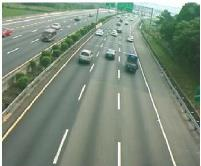
#> input picture road.png, 201 x 166 px
$ jupyter execute Selecting_Area_of_interest.ipynb
#> lines starting #> are read from the running program, lines starting #| are printed output that depends on the picture; after the words box and inside, x2 and y2 are one past the last pixel; in counts of white or black regions, pixels touching at a corner belong together
## Selecting area of interest

#### Applying canny edge detection before selecting area of interest

[cell 1]
import cv2
import numpy as np
from matplotlib import pyplot as plt

[cell 2]
# readd the image
img = cv2.imread('road.png',0)
#> img: shape (166, 201); min 39, max 255, mean 134

[cell 3]
# canny edge detection

edges = cv2.Canny(img,250,250)
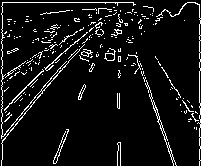
#> edges: shape (166, 201); 7.3% white in thin lines or dots

plt.subplot(121),plt.imshow(img,cmap = 'gray')
plt.title('Original Image'), plt.xticks([]), plt.yticks([]);
plt.subplot(122),plt.imshow(edges,cmap = 'gray')
plt.title('Edge Image'), plt.xticks([]), plt.yticks([]);
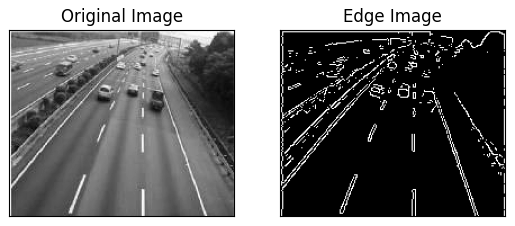
#> figure drawn by matplotlib, 2 panels

#### Applying canny edge detection after selecting area of interest

[cell 4]
# print the coordinates
img = cv2.cvtColor(img,cv2.COLOR_BGR2RGB)
#> img: shape (166, 201, 3)
plt.imshow(img);
print(img.shape)
#| (166, 201, 3)

[cell 5]
# select the area of interest and mask it

import numpy as np

height = img.shape[0]
#> height = 166
width = img.shape[1]
#> width = 201

# region of interest
region_of_interest_vertices = [

    (0,height),
    (0,140),
    (55,66),
    (150,66),
    (width,height)
]


def region_of_interest(img, vertices):
    mask = np.zeros_like(img)
    channel_count = img.shape[2]
    match_mask_color = (255,)* channel_count
    cv2.fillPoly(mask, vertices,match_mask_color)
    masked_image =cv2.bitwise_and(img,mask)
    return masked_image

cropped_image = region_of_interest(img,np.array([region_of_interest_vertices], np.int32,))
#> in region_of_interest, `cv2.fillPoly(mask, vertices,match_mask_color)`:
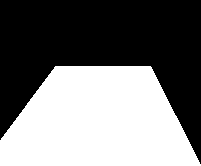
#> mask: shape (166, 201, 3); 46.6% white; 1 white region, box (x1, y1, x2, y2) and area: (0, 66, 201, 166) 15563
plt.imshow(cropped_image);

[cell 6]
# apply canny edge detection

edges = cv2.Canny(cropped_image,250,250)
#> edges: shape (166, 201); 2.7% white in thin lines or dots, all inside (x1, y1, x2, y2) = (0, 65, 201, 166)

plt.subplot(121),plt.imshow(img,cmap = 'gray')
plt.title('Original Image'), plt.xticks([]), plt.yticks([]);
plt.subplot(122),plt.imshow(edges,cmap = 'gray')
plt.title('Edge Image'), plt.xticks([]), plt.yticks([]);

 > But in above image region of interest is also detected , meaning the border is also detected this is because we are passing gray scale image for masking then canny edge detection is applied
 <b> This can be tackled as follows: </b>

## step1 : first apply canny edge detection

[cell 7]
edges = cv2.Canny(img,250,250)

plt.subplot(121),plt.imshow(img,cmap = 'gray')
plt.title('Original Image'), plt.xticks([]), plt.yticks([]);
plt.subplot(122),plt.imshow(edges,cmap = 'gray')
plt.title('Edge Image'), plt.xticks([]), plt.yticks([]);

## step 2 : select the area of interest as follows:

[cell 8]
height = img.shape[0]
width = img.shape[1]

# region of interest
region_of_interest_vertices = [

    (0,height),
    (0,140),
    (55,66),
    (150,66),
    (width,height)
]


def region_of_interest(img, vertices):
    mask = np.zeros_like(img)

    match_mask_color = 255
    cv2.fillPoly(mask, vertices,match_mask_color)
    masked_image =cv2.bitwise_and(img,mask)
    return masked_image

cropped_image = region_of_interest(edges,np.array([region_of_interest_vertices], np.int32,)) # canny image is passesd
#> in region_of_interest, `masked_image =cv2.bitwise_and(img,mask)`: masked_image: shape (166, 201); 1.9% white in thin lines or dots, all inside (x1, y1, x2, y2) = (1, 66, 200, 166)
plt.imshow(cropped_image);

### Applying Hough transforms

[cell 9]
import matplotlib.pyplot as plt
import numpy as np
import cv2
import math
# reading in an image
image = cv2.imread('Road_1.jpg')
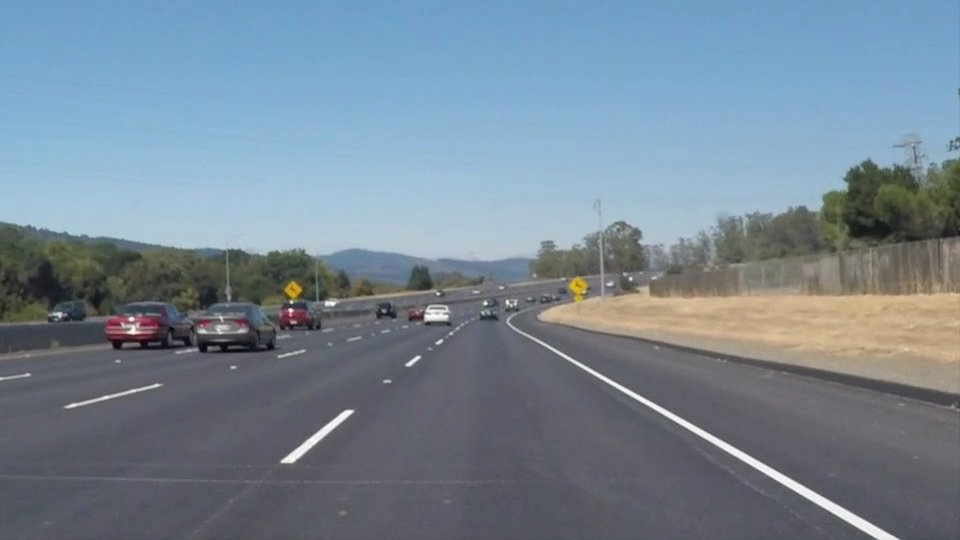
#> input picture Road_1.jpg, 960 x 540 px
#> image is the input picture: shape (540, 960, 3); mean B, G, R 148.1, 134.5, 118.5
image = cv2.cvtColor(image, cv2.COLOR_BGR2RGB)

# printing out some stats and plotting the image
print('This image is:', type(image), 'with dimensions:', image.shape)
#| This image is: <class 'numpy.ndarray'> with dimensions: (540, 960, 3)
plt.imshow(image)
plt.show()

[cell 10]
# store the height and width from image
height = image.shape[0]
#> height = 540
width = image.shape[1]
#> width = 960
def region_of_interest(img, vertices):
    mask = np.zeros_like(img)
    match_mask_color = 255 # <-- This line altered for grayscale.

    cv2.fillPoly(mask, vertices, match_mask_color)
    masked_image = cv2.bitwise_and(img, mask)
    return masked_image
region_of_interest_vertices = [
    (0, height),
    (width / 2, 300),
    (width, height),
]
#> region_of_interest_vertices = [(0, 540), (480, 300), (960, 540)]

gray_image = cv2.cvtColor(image, cv2.COLOR_RGB2GRAY)
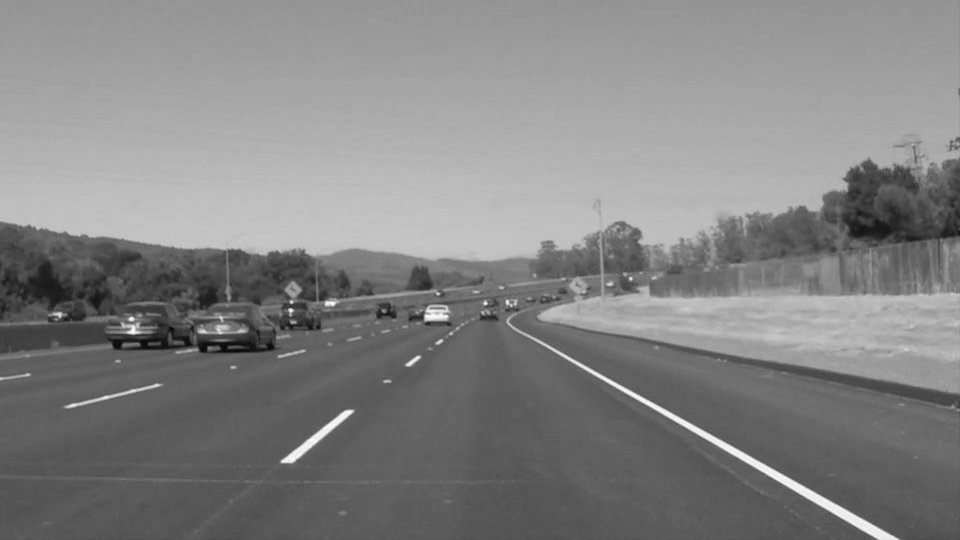
#> gray_image: shape (540, 960); min 5, max 255, mean 131.2
cannyed_image = cv2.Canny(gray_image, 100, 200)
#> cannyed_image: shape (540, 960); 1.7% white in thin lines or dots, all inside (x1, y1, x2, y2) = (0, 88, 960, 540)
# Moved the cropping operation to the end of the pipeline.
cropped_image = region_of_interest(
    cannyed_image,
    np.array([region_of_interest_vertices], np.int32)
)
#> in region_of_interest, `cv2.fillPoly(mask, vertices, match_mask_color)`: mask: shape (540, 960); 22.2% white; 1 white region, box (x1, y1, x2, y2) and area: (2, 300, 959, 540) 115199
#> in region_of_interest, `masked_image = cv2.bitwise_and(img, mask)`:
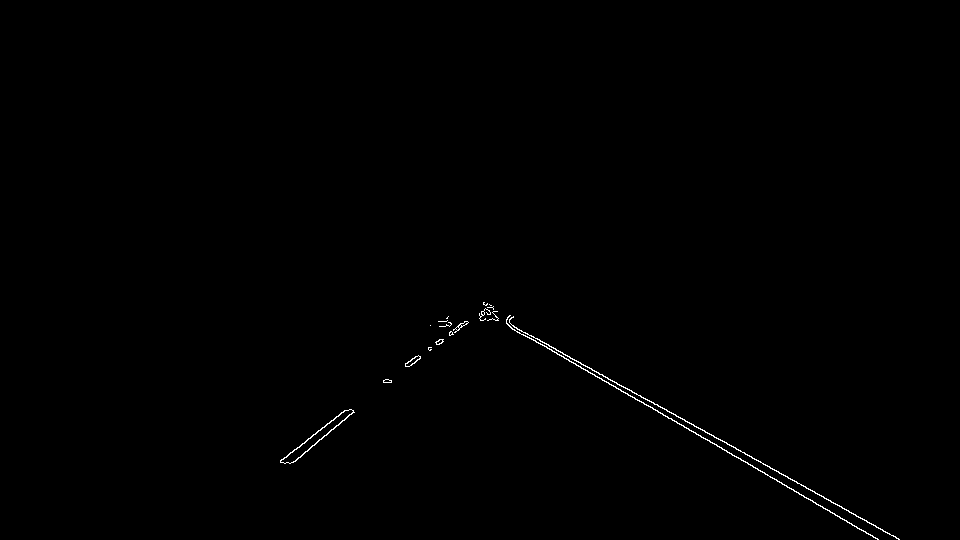
#> masked_image: shape (540, 960); 0.34% white in thin lines or dots, all inside (x1, y1, x2, y2) = (280, 302, 900, 540)
plt.figure()
plt.imshow(cropped_image)
plt.show()

### After applying canny edge detection and cropped the image , apply hough line transform

[cell 11]
# define hough transforms and print detected lines

lines = cv2.HoughLinesP(
    cropped_image,
    rho=6,
    theta=np.pi / 60,
    threshold=120,
    lines=np.array([]),
    minLineLength=40,
    maxLineGap=25
)
#> lines = 13 rows, first 6: [483, 311, 878, 539], [653, 402, 727, 444], [803, 485, 898, 539], [629, 389, 696, 427], [385, 382, 491, 305], [486, 312, 829, 510]
print(lines)
#| [[[483 311 878 539]]
#|  [[653 402 727 444]]
#|  [[803 485 898 539]]
#|  [[629 389 696 427]]
#|  [[385 382 491 305]]
#|  [[486 312 829 510]]
#|  [[390 382 487 304]]
#|  [[383 380 464 321]]
#|  [[720 439 815 493]]
#|  [[307 451 353 410]]
#|  [[383 382 485 308]]
#|  [[581 364 627 388]]
#> (further printed lines are left out)

[cell 12]
# define the utility function

def draw_lines(img, lines, color=[250,0 , 0], thickness=9):
    # If there are no lines to draw, exit.
        if lines is None:
            return
    # Make a copy of the original image.
        img = np.copy(img)
    # Create a blank image that matches the original in size.
        line_img = np.zeros(
            (
                img.shape[0],
                img.shape[1],
                3
            ),
            dtype=np.uint8,
        )
    # Loop over all lines and draw them on the blank image.
        for line in lines:
            for x1, y1, x2, y2 in line:
                cv2.line(line_img, (x1, y1), (x2, y2), color, thickness)
        # Merge the image with the lines onto the original.
        img = cv2.addWeighted(img, 0.8, line_img, 1.0, 0.0)
        # Return the modified image.
        return img

[cell 13]
# render the detected lines on the original image

line_image = draw_lines(image, lines) # <---- Add this call.
#> the loop in draw_lines, `for line in lines:` made 13 passes
#> line on passes 1 to 12: [[483, 311, 878, 539]], [[653, 402, 727, 444]], [[803, 485, 898, 539]], [[629, 389, 696, 427]], [[385, 382, 491, 305]], [[486, 312, 829, 510]], [[390, 382, 487, 304]], [[383, 380, 464, 321]], [[720, 439, 815, 493]], [[307, 451, 353, 410]], [[383, 382, 485, 308]], [[581, 364, 627, 388]]
#> after the loop in draw_lines, `for line in lines:`:
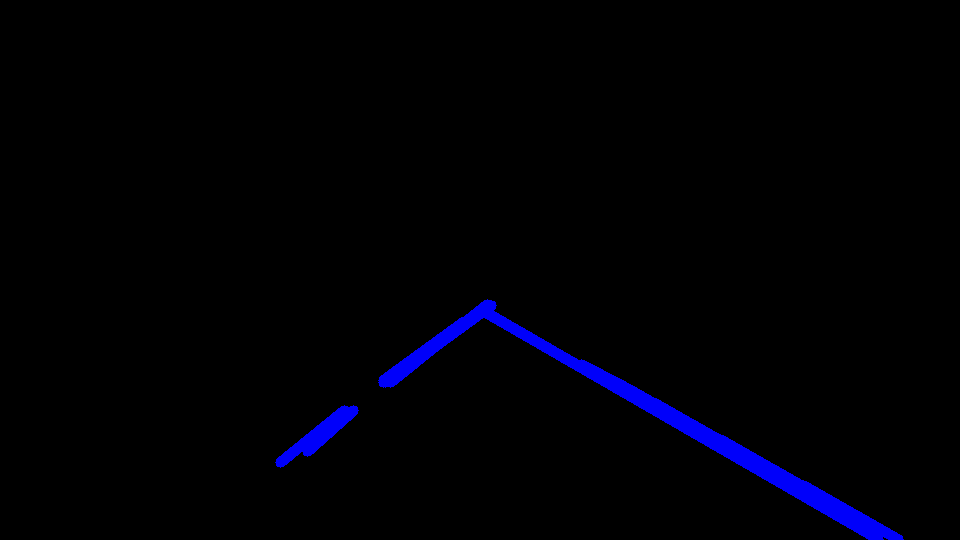
#> line_img: shape (540, 960, 3); mean of channels 0, 1, 2 5.3, 0, 0; drawn as B, G, R
#> in draw_lines, `img = cv2.addWeighted(img, 0.8, line_img, 1.0, 0.0)`:
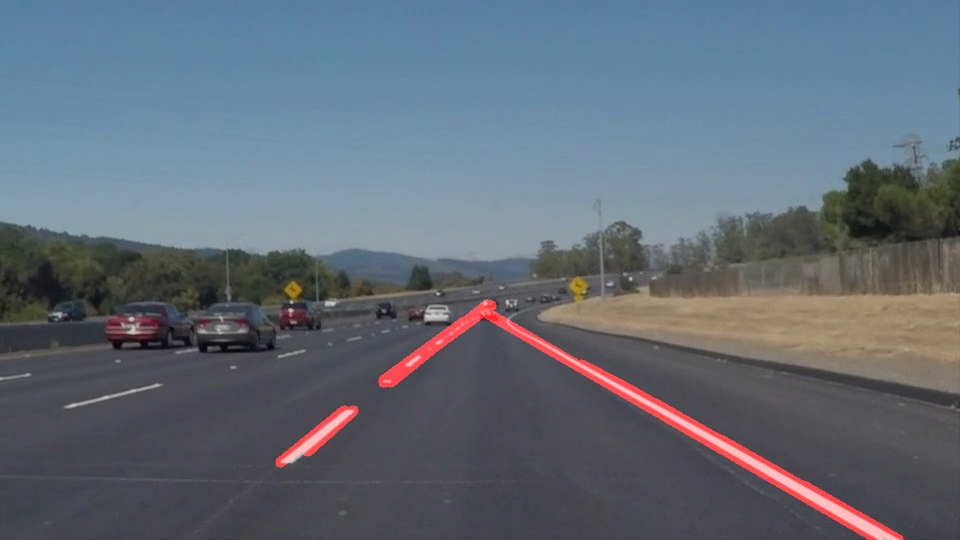
#> img: shape (540, 960, 3); mean R, G, B 97.9, 107.6, 118.5
plt.figure()
plt.imshow(line_image)
plt.show()

### Creating a Single Left and Right Lane Line

> Grouping the Lines into Left and Right Groups
First, though, we need to determine which lines are in the left group, and which are in the right group.
In our images, the left lane markings all have a negative slope, meaning the lines travel upwards towards the horizon as we move from left to right along the lines. On the other hand, all of our right lane markings have a positive slope, traveling downwards towards the bottom of the image as we move along them from left to right. This will be the distinction we use to group the left and right lines

[cell 14]
left_line_x = []
left_line_y = []
right_line_x = []
right_line_y = []
for line in lines:
    for x1, y1, x2, y2 in line:
        slope = (y2 - y1) / (x2 - x1) # <-- Calculating the slope.
        if math.fabs(slope) < 0.5: # <-- Only consider extreme slope
            continue
        if slope <= 0: # <-- If the slope is negative, left group.
            left_line_x.extend([x1, x2])
            left_line_y.extend([y1, y2])
        else: # <-- Otherwise, right group.
            right_line_x.extend([x1, x2])
            right_line_y.extend([y1, y2])
#> this loop made 13 passes
#> after the loop, left_line_x = [385, 491, 390, 487, 383, 464, 307, 353, 383, 485, 280, 344]; left_line_y = [382, 305, 382, 304, 380, 321, 451, 410, 382, 308, 462, 410]; right_line_x = [483, 878, 653, 727, 803, 898, 629, 696, 486, 829, 720, 815, 581, 627]; right_line_y = [311, 539, 402, 444, 485, 539, 389, 427, 312, 510, 439, 493, 364, 388]

[cell 15]
# create single linear representation of each line group

min_y = image.shape[0] * (3 / 5) # <-- Just below the horizon
#> min_y = 324
min_y = int(min_y)
max_y = image.shape[0] # <-- The bottom of the image
#> max_y = 540

# The polyfit and poly1d operations can generate a linear function
# that match the two given spaces (x and y) for each group.
poly_left = np.poly1d(np.polyfit(
    left_line_y,
    left_line_x,
    deg=1
))
left_x_start = int(poly_left(max_y))
#> left_x_start = 181
left_x_end = int(poly_left(min_y))
#> left_x_end = 461
poly_right = np.poly1d(np.polyfit(
    right_line_y,
    right_line_x,
    deg=1
))
right_x_start = int(poly_right(max_y))
#> right_x_start = 893
right_x_end = int(poly_right(min_y))
#> right_x_end = 511
line_image = draw_lines(
    image,
    [[
        [left_x_start, max_y, left_x_end, min_y],
        [right_x_start, max_y, right_x_end, min_y],
    ]]

)

[cell 16]
plt.figure()
plt.imshow(line_image)
plt.show()

### Fill the area between the lanes

[cell 17]
# printing the left lane and right lane selected from previous task

print(left_x_start ,max_y , left_x_end,min_y)
#| 181 540 461 324
print(right_x_start, max_y, right_x_end, min_y)
#| 893 540 511 324

[cell 18]
# make a copy of line image

line_image_copy = np.copy(line_image)

[cell 19]
# mask the area between the right and left lane
# fill the area with blue color

def region_of_interests(img, vertices):
    mask = np.zeros_like(img)
    match_mask_color = (0,0,255) # <-- This line altered for grayscale.

    cv2.fillPoly(mask, vertices, match_mask_color)
    masked_image = cv2.bitwise_and(img, mask)
    return masked_image
region_of_interest_vertices = [
    (left_x_start+10,max_y),
    (left_x_end,min_y),
    (right_x_end,min_y),
    (right_x_start-12,max_y)
]
#> region_of_interest_vertices = [(191, 540), (461, 324), (511, 324), (881, 540)]

[cell 20]
# display the masked image

crop_image = region_of_interests(
    line_image_copy,
    np.array([region_of_interest_vertices], np.int32)
)
#> in region_of_interests, `masked_image = cv2.bitwise_and(img, mask)`:
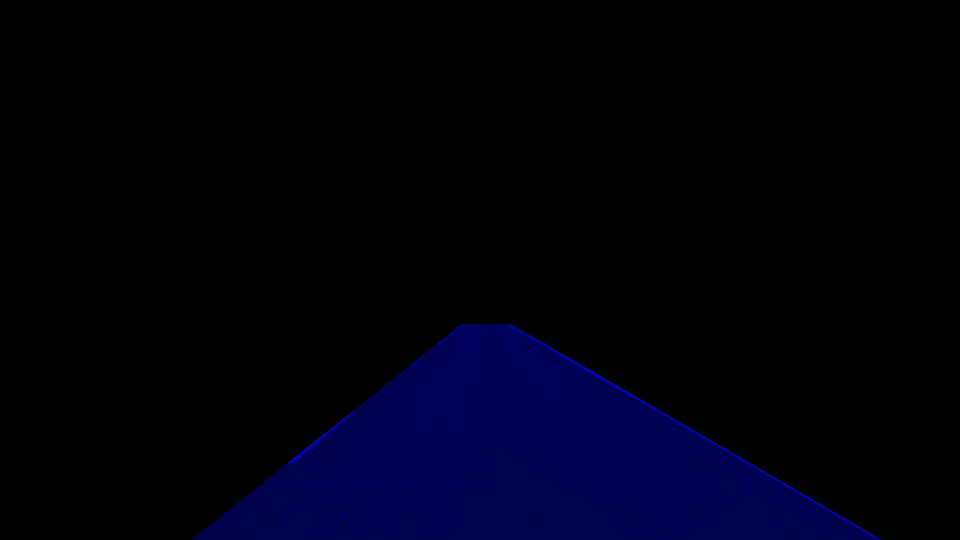
#> masked_image: shape (540, 960, 3); mean R, G, B 0, 0, 12.8
plt.figure()
plt.imshow(crop_image)
plt.show()

[cell 21]
# combine copied image and masked image and display it
complete_img = line_image_copy+crop_image
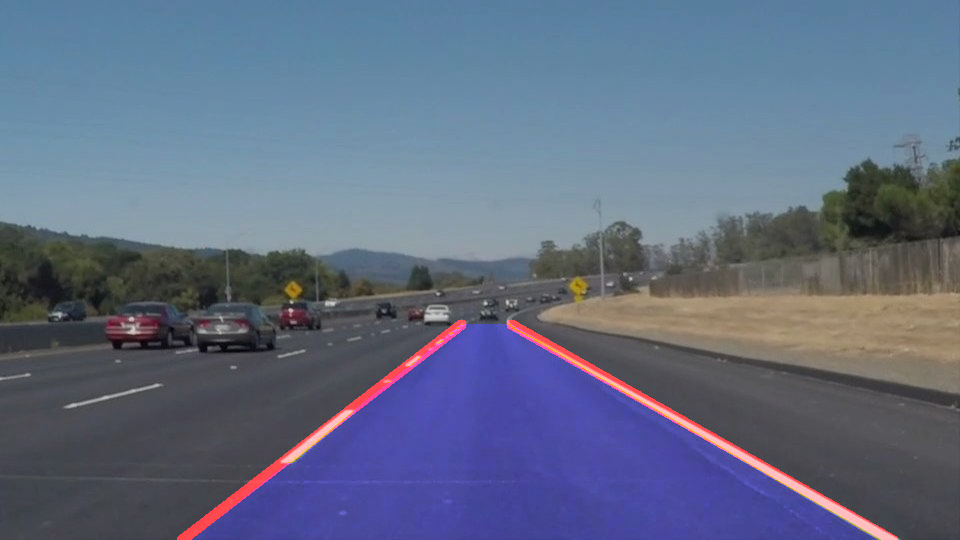
#> complete_img: shape (540, 960, 3); mean R, G, B 97, 107.6, 130.7

plt.imshow(complete_img);
